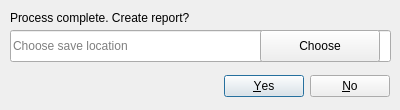
<?xml version="1.0" encoding="UTF-8"?>
<ui version="4.0">
 <class>Dialog</class>
 <widget class="QDialog" name="Dialog">
  <property name="geometry">
   <rect>
    <x>0</x>
    <y>0</y>
    <width>400</width>
    <height>110</height>
   </rect>
  </property>
  <property name="minimumSize">
   <size>
    <width>400</width>
    <height>110</height>
   </size>
  </property>
  <property name="maximumSize">
   <size>
    <width>400</width>
    <height>110</height>
   </size>
  </property>
  <property name="windowTitle">
   <string>Dialog</string>
  </property>
  <property name="modal">
   <bool>true</bool>
  </property>
  <widget class="QDialogButtonBox" name="buttonBox">
   <property name="geometry">
    <rect>
     <x>10</x>
     <y>70</y>
     <width>380</width>
     <height>32</height>
    </rect>
   </property>
   <property name="sizePolicy">
    <sizepolicy hsizetype="Fixed" vsizetype="Fixed">
     <horstretch>0</horstretch>
     <verstretch>0</verstretch>
    </sizepolicy>
   </property>
   <property name="orientation">
    <enum>Qt::Horizontal</enum>
   </property>
   <property name="standardButtons">
    <set>QDialogButtonBox::No|QDialogButtonBox::Yes</set>
   </property>
  </widget>
  <widget class="QLabel" name="label">
   <property name="geometry">
    <rect>
     <x>10</x>
     <y>10</y>
     <width>380</width>
     <height>16</height>
    </rect>
   </property>
   <property name="text">
    <string>Process complete. Create report?</string>
   </property>
  </widget>
  <widget class="QLineEdit" name="save_location_text">
   <property name="geometry">
    <rect>
     <x>10</x>
     <y>30</y>
     <width>381</width>
     <height>32</height>
    </rect>
   </property>
   <property name="text">
    <string/>
   </property>
   <property name="readOnly">
    <bool>true</bool>
   </property>
   <property name="placeholderText">
    <string>Choose save location</string>
   </property>
  </widget>
  <widget class="QPushButton" name="choose_button">
   <property name="geometry">
    <rect>
     <x>260</x>
     <y>30</y>
     <width>120</width>
     <height>32</height>
    </rect>
   </property>
   <property name="text">
    <string>Choose</string>
   </property>
  </widget>
 </widget>
 <resources/>
 <connections>
  <connection>
   <sender>buttonBox</sender>
   <signal>accepted()</signal>
   <receiver>Dialog</receiver>
   <slot>accept()</slot>
   <hints>
    <hint type="sourcelabel">
     <x>248</x>
     <y>254</y>
    </hint>
    <hint type="destinationlabel">
     <x>157</x>
     <y>274</y>
    </hint>
   </hints>
  </connection>
  <connection>
   <sender>buttonBox</sender>
   <signal>rejected()</signal>
   <receiver>Dialog</receiver>
   <slot>reject()</slot>
   <hints>
    <hint type="sourcelabel">
     <x>316</x>
     <y>260</y>
    </hint>
    <hint type="destinationlabel">
     <x>286</x>
     <y>274</y>
    </hint>
   </hints>
  </connection>
 </connections>
</ui>
